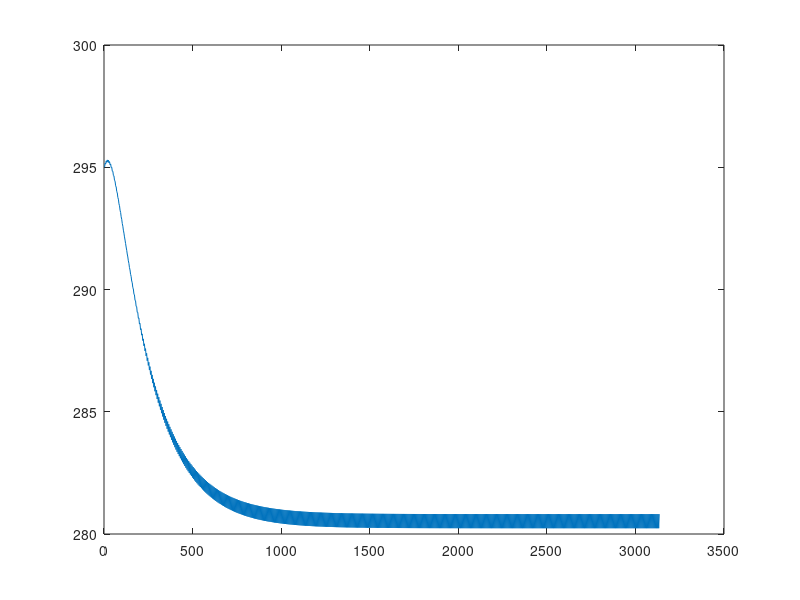

Here is the MATLAB script that generated this plot:
clc;clear all;close all;
Tr=295;%环境温度
L=0.6;
Asf=0.2; 	%单位长度固体流体接触面积
Ac=0.04;%通道截面积
lambdas=10.6/10;
lambdaf=0.6/10;	
cps=Tr;
cpf=4180;	
rhof=1000;
rhos=7901;
muf=1.04e-3;
vx=0.1;
Pr=10;
epl=0.32;
d=5E-4;
Dh=2*d*epl/3/(1-epl);
Re=rhof*Dh*vx/muf;
hsf=(1-epl)/epl*lambdaf/Dh*(0.5*Re^0.5+0.2*Re^(2/3))*Pr^(1/3);	
f=0.16;
BT=1.5;
deltaTad=@(Ts)5.8-(295-Ts)/(293-280)*(5.8-3.9);
Tp=1.4;%流动时间，冷到热
Tq=1.4;%流动时间，热到冷
Tv=(1/f-Tp-Tq)/2;%时间，加磁
Tw=(1/f-Tp-Tq)/2;%时间，退磁
Numr=500;
%% 微分方程
% 数据容器与求解器
n=10;deltax=L/n;x=0:L/n:L;
m=10;deltat=Tp/m;
U=zeros(m+1,(n+1)*2);% 临时容器，存储半个循环的数据
Tf=zeros(2*(Numr+1)+1,n+1);
Ts=zeros(2*(Numr+1)+1,n+1);
theta=0.5;
% 定解条件
Tf0=Tr;Ts0=Tr;
% 初始化
Tf(1,:)=Tf0;Ts(1,:)=Ts0;
% 系数
A=epl*rhof*cpf;
B=epl*rhof*cpf*vx;
C=-lambdaf;
D=-hsf*Asf/Ac;
E=(1-epl)*rhos*cps;
F=-lambdas;
G=-hsf*Asf/Ac;
% 矩阵形成
Kp=zeros(2*(n+1));p=zeros(2*(n+1),1);
Kq=zeros(2*(n+1));q=zeros(2*(n+1),1);
% Tf Ts Tf Ts Tf Ts Tf Ts 
% 冷到热
Kp(1,1)=1;Kp(1,3)=-1;
Kp(2,2)=1;Kp(2,4)=-1;
for i=3:2:2*n
  Kp(i,i-2)=theta*C/deltax^2-theta*B/deltax;
  Kp(i,i)=A/deltat+theta*B/deltax-2*theta*C/deltax^2-D;
  Kp(i,i+2)=theta*C/deltax^2;
  Kp(i,i+1)=D;
  Kp(i+1,i-1)=theta*F/deltax^2;
  Kp(i+1,i+1)=E/deltat-2*theta*F/deltax^2-G;
  Kp(i+1,i+3)=theta*F/deltax^2;
  Kp(i+1,i)=G;
end
Kp(2*n+1,2*n-1)=1;Kp(2*n+1,2*n+1)=-1;
Kp(2*n+2,2*n)=1;Kp(2*n+2,2*n+2)=-1;
% 热到冷
B=-epl*rhof*cpf*vx;
deltat=Tq/m;
Kq(1,1)=1;Kq(1,3)=-1;
Kq(2,2)=1;Kq(2,4)=-1;
for i=3:2:2*n
  Kq(i,i-2)=theta*C/deltax^2;
  Kq(i,i)=A/deltat-theta*B/deltax-2*theta*C/deltax^2-D;
  Kq(i,i+2)=theta*B/deltax+theta*C/deltax^2;
  Kq(i,i+1)=D;
  Kq(i+1,i-1)=theta*F/deltax^2;
  Kq(i+1,i+1)=E/deltat-2*theta*F/deltax^2-G;
  Kq(i+1,i+3)=theta*F/deltax^2;
  Kq(i+1,i)=G;
end
Kq(2*n+1,2*n+1)=1;
Kq(2*n+2,2*n)=1;Kq(2*n+2,2*n+2)=-1;
%% 时间推进
counter=0;
while counter<=Numr
  % 加磁升温
  U(1,1:2:(2*n+1))=Tf(2*counter+1,:);
  U(1,2:2:(2*n+2))=Ts(2*counter+1,:)+deltaTad(Ts(2*counter+1,:));
  % 冷到热
  deltat=Tp/m;B=epl*rhof*cpf*vx;
  for j=2:(m+1)
    p(1)=0;p(2)=0;p(2*n+1)=0;p(2*n+2)=0;
    p(3:2:(2*n-1))=A*U(j-1,3:2:(2*n-1))/deltat-...
    (1-theta)*(B*(U(j-1,5:2:(2*n+1))-U(j-1,3:2:(2*n-1)))/deltax+...
    C*(U(j-1,5:2:(2*n+1))-2*U(j-1,3:2:(2*n-1))+U(j-1,1:2:(2*n-3)))/deltax^2);
    p(4:2:(2*n))=E*U(j-1,4:2:(2*n))/deltat-...
    (1-theta)*F*...
    (U(j-1,6:2:(2*n+2))-2*U(j-1,4:2:(2*n))+U(j-1,2:2:(2*n-2)))/deltax^2;
    U(j,:)=(Kp\p);
  end
  Tf(2*counter+2,:)=U(m+1,1:2:(2*n+1));
  Ts(2*counter+2,:)=U(m+1,2:2:(2*n+2));
  % 退磁降温
  U(1,1:2:(2*n+1))=U(m+1,1:2:(2*n+1));
  U(1,2:2:(2*n+2))=U(m+1,2:2:(2*n+2))-deltaTad(U(m+1,2:2:(2*n+2)));
  % 热到冷
  deltat=Tq/m;B=-epl*rhof*cpf*vx;
  for j=2:(m+1)
    q(1)=0;q(2)=0;q(2*n+1)=Tr;q(2*n+2)=0;
    q(3:2:(2*n-1))=A*U(j-1,3:2:(2*n-1))/deltat-...
    (1-theta)*(B*(U(j-1,5:2:(2*n+1))-U(j-1,3:2:(2*n-1)))/deltax+...
    C*(U(j-1,5:2:(2*n+1))-2*U(j-1,3:2:(2*n-1))+U(j-1,1:2:(2*n-3)))/deltax^2);
    q(4:2:(2*n))=E*U(j-1,4:2:(2*n))/deltat-...
    (1-theta)*F*...
    (U(j-1,6:2:(2*n+2))-2*U(j-1,4:2:(2*n))+U(j-1,2:2:(2*n-2)))/deltax^2;
    U(j,:)=(Kq\q);
  end
  Tf(2*counter+3,:)=U(m+1,1:2:(2*n+1));
  Ts(2*counter+3 ,:)=U(m+1,2:2:(2*n+2));
  counter=counter+1;
  counter
end
timeset=1/f/2*(1:length(Tf));
plot(timeset,Tf(:,1))


